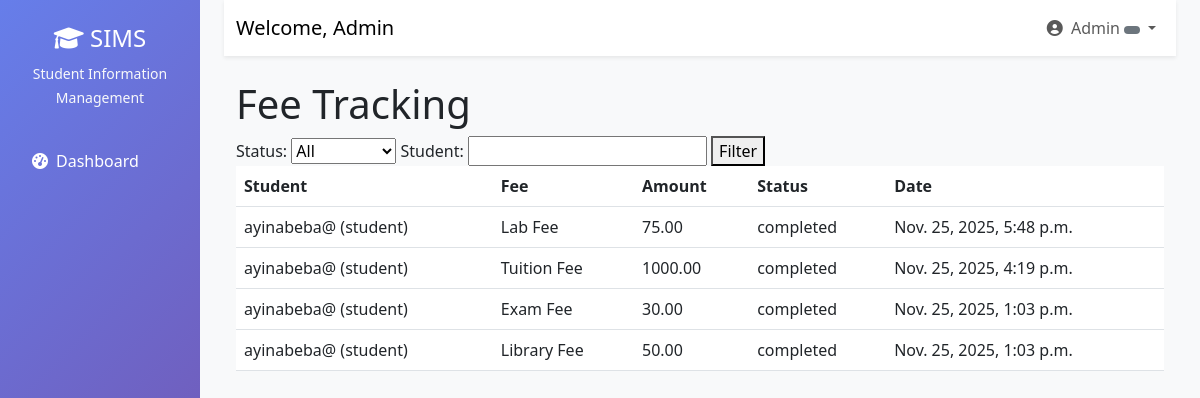
Screenshot of /finance/fee-tracking/ (signed in) with the database file from the repository.
### users/models.py (models this page shows)
class User(AbstractUser):
    ROLE_CHOICES = (
        ('admin', 'Administrator'),
        ('teacher', 'Teacher'),
        ('student', 'Student'),
        ('registrar', 'Registrar'),
        ('finance', 'Finance Officer'),
        ('parent', 'Parent'),
    )
    role = models.CharField(max_length=20, choices=ROLE_CHOICES)
    phone = models.CharField(max_length=15, blank=True)
    address = models.TextField(blank=True)
    date_of_birth = models.DateField(null=True, blank=True)
    profile_picture = models.ImageField(upload_to='profiles/', null=True, blank=True)
    is_approved = models.BooleanField(default=False)
    created_at = models.DateTimeField(auto_now_add=True)
    def __str__(self):
        return f"{self.username} ({self.role})"

### payments/models.py (models this page shows, shortened)
class Payment(models.Model):
    student = models.ForeignKey(User, on_delete=models.CASCADE, limit_choices_to={'role': 'student'})
    fee_structure = models.ForeignKey(FeeStructure, on_delete=models.CASCADE)
    amount_paid = models.DecimalField(max_digits=10, decimal_places=2)
    payment_date = models.DateTimeField(auto_now_add=True)
    payment_method = models.CharField(max_length=50)
    transaction_id = models.CharField(max_length=100, unique=True)
    STATUS_CHOICES = (
        ('pending', 'Pending'),
        ('completed', 'Completed'),
        ('failed', 'Failed'),
    )
    status = models.CharField(max_length=20, choices=STATUS_CHOICES, default='pending')

class FeeStructure(models.Model):
    name = models.CharField(max_length=100)
    amount = models.DecimalField(max_digits=10, decimal_places=2)
    description = models.TextField()
    is_active = models.BooleanField(default=True)
    created_by = models.ForeignKey(User, on_delete=models.CASCADE)
    created_at = models.DateTimeField(auto_now_add=True)

### users/decorators.py (the view)
        def wrapper(request, *args, **kwargs):
            if request.user.is_authenticated:
                if request.user.role in allowed_roles or request.user.is_superuser:
                    return view_func(request, *args, **kwargs)
            messages.error(request, "You don't have permission to access this page.")
            return redirect('dashboard')

### finance/views.py (called while the page is built)
@finance_required
def fee_tracking(request):
    payments = Payment.objects.all().select_related('student', 'fee_structure').order_by('-payment_date')
    status_filter = request.GET.get('status')
    student_filter = request.GET.get('student')
    if status_filter:
        payments = payments.filter(status=status_filter)
    if student_filter:
        payments = payments.filter(student__username__icontains=student_filter)
    context = {
        'payments': payments,
        'status_choices': Payment.STATUS_CHOICES,
    }
    return render(request, 'finance/fee_tracking.html', context)

### finance/templates/finance/fee_tracking.html (shortened to what this page needs)
{% extends 'base.html' %}
{% block content %}
<h1>Fee Tracking</h1>
<form method="get">
  <label>Status: <select name="status"><option value="">All</option>{% for k,v in status_choices %}<option value="{{ k }}">{{ v }}</option>{% endfor %}</select></label>
  <label>Student: <input type="text" name="student" value="{{ request.GET.student }}"></label>
  <button type="submit">Filter</button>
</form>
<table class="table">
  <thead><tr><th>Student</th><th>Fee</th><th>Amount</th><th>Status</th><th>Date</th></tr></thead>
  <tbody>
  {% for p in payments %}
    <tr>
      <td>{{ p.student }}</td>
      <td>{{ p.fee_structure.name }}</td>
      <td>{{ p.amount_paid }}</td>
      <td>{{ p.status }}</td>
      <td>{{ p.payment_date }}</td>
    </tr>
  {% empty %}
    <tr><td colspan="5">No payments found</td></tr>
  {% endfor %}
  </tbody>
</table>
{% endblock %}

### templates/base.html (shortened to what this page needs)
<!DOCTYPE html>
<html lang="en">
  <head>
    <link
      href="https://cdn.jsdelivr.net/npm/bootstrap@5.3.0/dist/css/bootstrap.min.css"
      rel="stylesheet"
    />
    <link
      href="https://cdnjs.cloudflare.com/ajax/libs/font-awesome/6.0.0/css/all.min.css"
      rel="stylesheet"
    />
  </head>
  <body>
    {% if user.is_authenticated %}
    <div class="container-fluid">
      <div class="row">
        <nav class="col-md-3 col-lg-2 d-md-block sidebar">
          <div class="position-sticky pt-4">
            <div class="text-center mb-4">
              <h4 class="text-white">
                <i class="fas fa-graduation-cap"></i> SIMS
              </h4>
              <small class="text-light">Student Information Management</small>
            </div>
            <ul class="nav flex-column">
              <li class="nav-item">
                <a
                  class="nav-link {% if request.resolver_match.url_name == 'dashboard' %}active{% endif %}"
                  href="{% url 'dashboard' %}"
                >
                  <i class="fas fa-tachometer-alt me-2"></i>Dashboard
                </a>
              </li>
            </ul>
          </div>
        </nav>
        <main class="col-md-9 ms-sm-auto col-lg-10 px-md-4 main-content">
          <nav
            class="navbar navbar-expand-lg navbar-light bg-white shadow-sm mb-4"
          >
            <div class="container-fluid">
              <span class="navbar-brand"
                >Welcome, {{ user.get_full_name|default:user.username }}</span
              >
              <div class="navbar-nav ms-auto">
                <div class="nav-item dropdown">
                  <a
                    class="nav-link dropdown-toggle"
                    href="#"
                    id="navbarDropdown"
                    role="button"
                    data-bs-toggle="dropdown"
                  >
                    <i class="fas fa-user-circle me-1"></i> {{ user.username }}
                    <span
                      class="badge bg-{% if user.role == 'admin' %}danger{% elif user.role == 'teacher' %}info{% elif user.role == 'student' %}success{% elif user.role == 'parent' %}warning{% else %}secondary{% endif %}"
                    >
                    </span>
                  </a>
                </div>
              </div>
            </div>
          </nav>
          <div class="container-fluid">{% block content %}{% endblock %}</div>
        </main>
      </div>
    </div>
    {% else %} {% block auth_content %}{% endblock %} {% endif %}
  </body>
</html>

### templates/base.html (style rules this page uses)
.sidebar { min-height: 100vh; background: linear-gradient(135deg, #667eea 0%, #764ba2 100%); }
.sidebar .nav-link { color: #fff; padding: 12px 20px; margin: 4px 0; border-radius: 8px; transition: all 0.3s; }
.main-content { background-color: #f8f9fa; min-height: 100vh; }

### rows the page displays
User: get_full_name "Admin", username "Admin"
Payment: student "ayinabeba@ (student)", fee_structure.name "Lab Fee", amount_paid "75.00", status "completed", payment_date "Nov. 25, 2025, 5:48 p.m."
Payment: student "ayinabeba@ (student)", fee_structure.name "Tuition Fee", amount_paid "1000.00", status "completed", payment_date "Nov. 25, 2025, 4:19 p.m."
Payment: student "ayinabeba@ (student)", fee_structure.name "Exam Fee", amount_paid "30.00", status "completed", payment_date "Nov. 25, 2025, 1:03 p.m."
Payment: student "ayinabeba@ (student)", fee_structure.name "Library Fee", amount_paid "50.00", status "completed", payment_date "Nov. 25, 2025, 1:03 p.m."
